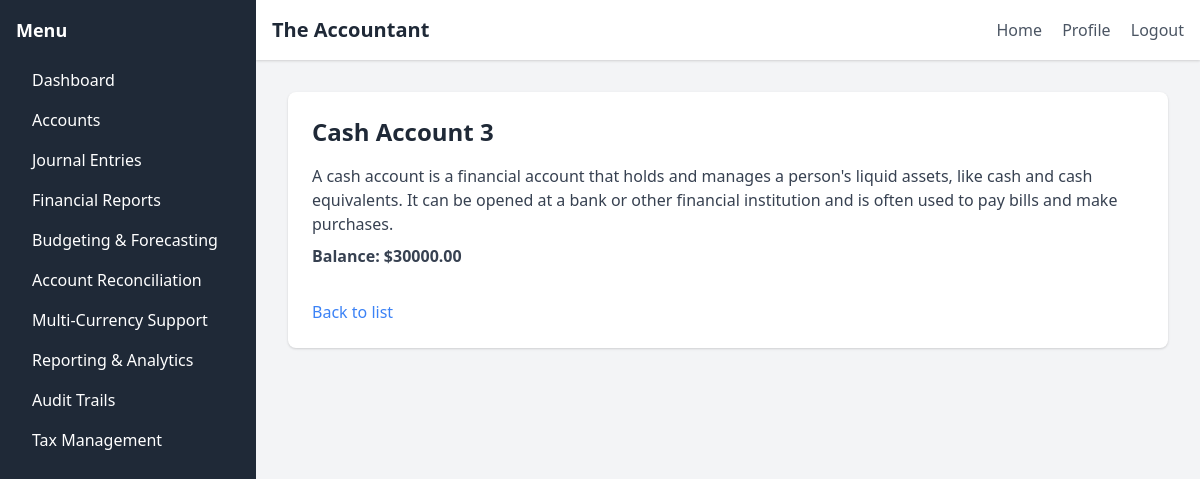
Page /gl/accounts/2/ on the committed database.
### ledger/models.py (models this page shows, shortened)
class LedgerAccount(models.Model):
    name = models.CharField(max_length=255)
    description = models.TextField(blank=True, null=True)
    balance = models.DecimalField(max_digits=10, decimal_places=2, default=0.00)

### ledger/views.py (the view)
# urls.py: path('accounts/<int:pk>/', views.ledger_account_detail, name='ledger_account_detail'),
def ledger_account_detail(request, pk):
    account = get_object_or_404(LedgerAccount, pk=pk)
    return render(request, 'ledger_account_detail.html', {'account': account})

### ledger/templates/ledger_account_detail.html (shortened to what this page needs)
{% extends "base.html" %}
{% block content %}
<div class="bg-white rounded-lg shadow p-6">
    <h1 class="text-2xl font-bold mb-4 text-gray-800">{{ account.name }}</h1>
    <p class="mb-2 text-gray-700">{{ account.description }}</p>
    <p class="mb-4 text-gray-700 font-semibold">Balance: ${{ account.balance }}</p>
    <a href="{% url 'ledger_account_list' %}" class="inline-block mt-4 text-blue-500 hover:underline">Back to list</a>
</div>
{% endblock %}

### rows in the picture
LedgerAccount: name "Cash Account 3", description "A cash account is a financial account that holds and manages a person's liquid assets, like cash and cash equivalents. It can be opened at a bank or other financial institution and is often used to pay bills and make purchases.", balance "30000.00"
